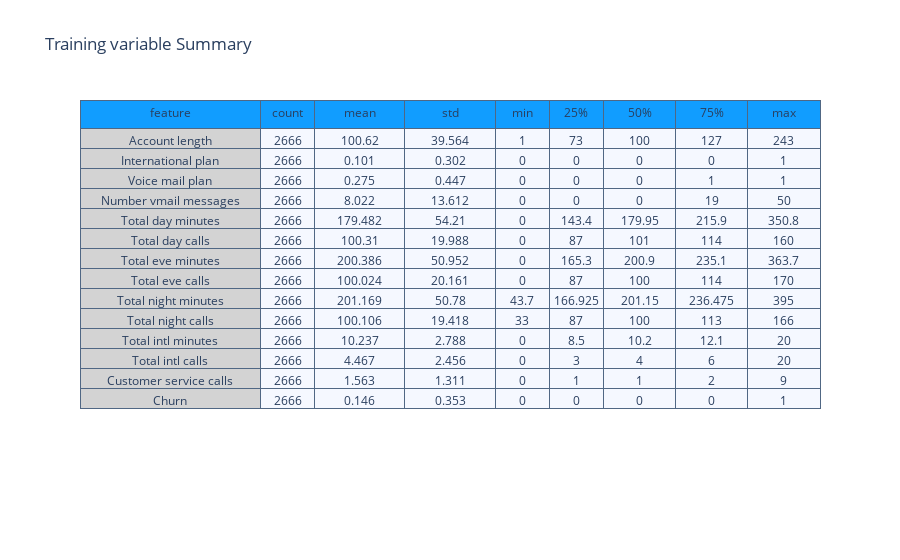

The code cell stored with this chart in its notebook:
### Markdown cell above
### Variable Summary

### Code cell
summary = (df_train_data_og[[i for i in df_train_data_og.columns]].
           describe().transpose().reset_index())

summary = summary.rename(columns = {"index" : "feature"})
summary = np.around(summary,3)

val_lst = [summary['feature'], summary['count'],
           summary['mean'],summary['std'],
           summary['min'], summary['25%'],
           summary['50%'], summary['75%'], summary['max']]

trace  = go.Table(header = dict(values = summary.columns.tolist(),
                                line = dict(color = ['#506784']),
                                fill = dict(color = ['#119DFF']),
                               ),
                  cells  = dict(values = val_lst,
                                line = dict(color = ['#506784']),
                                fill = dict(color = ["lightgrey",'#F5F8FF'])
                               ),
                  columnwidth = [200,60,100,100,60,60,80,80,80])
layout = go.Layout(dict(title = "Training variable Summary"))
figure = go.Figure(data=[trace],layout=layout)
py.iplot(figure)

### Figure 1 — Plotly figure (JSON) as saved in the notebook; plotly's stock layout.template omitted (floating-point values rounded to 4 significant figures)
{"data": [{"cells": {"fill": {"color": ["lightgrey", "#F5F8FF"]}, "line": {"color": ["#506784"]}, "values": [["Account length", "International plan", "Voice mail plan", "Number vmail messages", "Total day minutes", "Total day calls", "Total eve minutes", "Total eve calls", "Total night minutes", "Total night calls", "Total intl minutes", "Total intl calls", "Customer service calls", "Churn"], [2666, 2666, 2666, 2666, 2666, 2666, 2666, 2666, 2666, 2666, 2666, 2666, 2666, 2666], [100.6, 0.101, 0.275, 8.022, 179.5, 100.3, 200.4, 100.0, 201.2, 100.1, 10.24, 4.467, 1.563, 0.146], [39.56, 0.302, 0.447, 13.61, 54.21, 19.99, 50.95, 20.16, 50.78, 19.42, 2.788, 2.456, 1.311, 0.353], [1, 0, 0, 0, 0, 0, 0, 0, 43.7, 33, 0, 0, 0, 0], [73, 0, 0, 0, 143.4, 87, 165.3, 87, 166.9, 87, 8.5, 3, 1, 0], [100, 0, 0, 0, 179.9, 101, 200.9, 100, 201.2, 100, 10.2, 4, 1, 0], [127, 0, 1, 19, 215.9, 114, 235.1, 114, 236.5, 113, 12.1, 6, 2, 0], [243, 1, 1, 50, 350.8, 160, 363.7, 170, 395, 166, 20, 20, 9, 1]]}, "columnwidth": [200, 60, 100, 100, 60, 60, 80, 80, 80], "header": {"fill": {"color": ["#119DFF"]}, "line": {"color": ["#506784"]}, "values": ["feature", "count", "mean", "std", "min", "25%", "50%", "75%", "max"]}, "type": "table"}], "layout": {"title": {"text": "Training variable Summary"}}}
